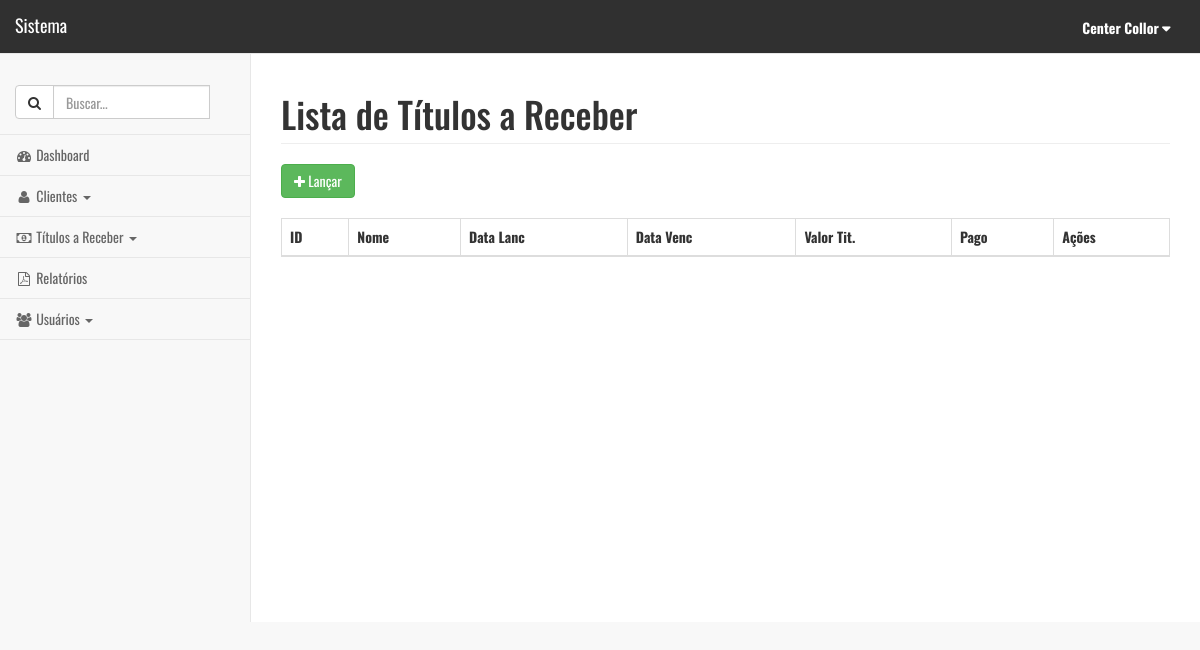
The page /administrativo.php?link=37 (signed in) on the database as committed earlier.
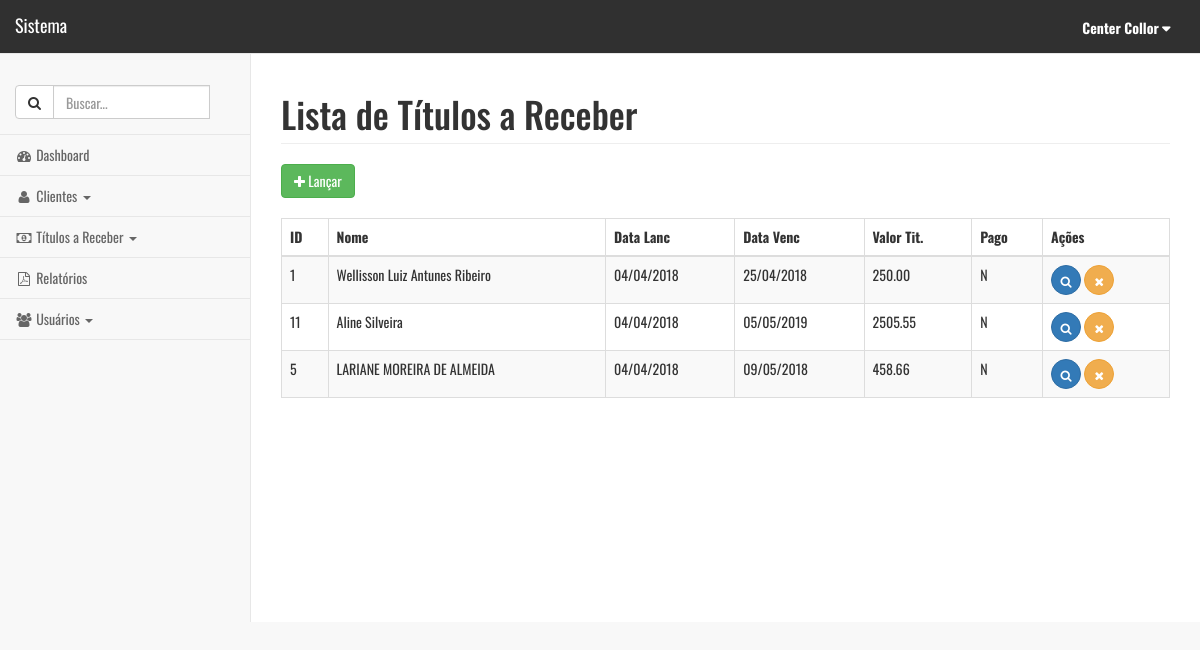
The same page on the database as committed later.
### tables this page shows
CREATE TABLE `titulos_rec` (
  `id` int(11) NOT NULL,
  `id_cliente` int(11) NOT NULL,
  `data_lanc` date NOT NULL,
  `data_venc` date NOT NULL,
  `data_pag` date DEFAULT NULL,
  `num_nota` varchar(100) DEFAULT NULL,
  `valor_tit` double(11,2) NOT NULL,
  `valor_pago` double(11,2) DEFAULT NULL,
  `observacao` varchar(250) DEFAULT NULL,
  `forma_pgto` varchar(100) DEFAULT NULL,
  `pago` char(1) NOT NULL
);

CREATE TABLE `clientes` (
  `id` int(11) NOT NULL,
  `tipo_pessoa` char(1) NOT NULL,
  `nome` varchar(200) NOT NULL,
  `telefone` varchar(15) NOT NULL,
  `cnpj` varchar(18) NOT NULL,
  `situacao` char(1) NOT NULL,
  `data_cadastro` date NOT NULL,
  `observacao` text,
  `contato` varchar(100) DEFAULT NULL,
  `email` varchar(100) DEFAULT NULL,
  `senhas` text,
  `valor_total` decimal(10,2) NOT NULL DEFAULT '0.00',
  `tipo_servico` int(1) NOT NULL DEFAULT '3'
);

### listar_titulos.php (the view, shortened to what this page needs)
<?php
    $sql = "SELECT  a.data_lanc, a.data_venc, a.id, a.id_cliente, a.pago, a.valor_tit, b.id, b.nome
    FROM
        titulos_rec a
    INNER JOIN
        clientes b on (b.id = a.id_cliente)";
    $resultado = mysqli_query($con, $sql);
?>
    <div id="page-wrapper">
        <div class="row">
            <div class="col-lg-12">
                <h1 class="page-header">Lista de Títulos a Receber</h1>
            </div>
        </div>
        <div class="row">
			<div class="col-md-6" style="text-align: left;">
				<a href="administrativo.php?link=38"><button type='button' class='btn btn-success'><i class="fa fa-plus"></i> Lançar</button></a>
			</div>
		</div>
		<br>
		<div class="row">
			<div class="col-md-12">
				<div class="dataTable_wrapper">
				  	<table class="table table-striped table-bordered table-hover" id="table-titulos">
						<thead>
						 	<tr>
								<th>ID</th>
								<th>Nome</th>
								<th>Data Lanc</th>
								<th>Data Venc</th>
                                <th>Valor Tit.</th>
                                <th>Pago</th>
								<th>Ações</th>
						  	</tr>
						</thead>
						<tbody>
							<?php
								while($linhas = mysqli_fetch_array($resultado)){
									$data_lanc   = strtotime($linhas['data_lanc']);
									$ndata_lanc  = date('d/m/Y', $data_lanc);
									$data_venc   = strtotime($linhas['data_venc']);
									$ndata_venc  = date('d/m/Y', $data_venc);
									echo "<tr>";
                                        echo "<td>".$linhas['id']."</td>";
                                        echo "<td>".$linhas['nome']."</td>";
                                        echo "<td>".$ndata_lanc."</td>";
                                        echo "<td>".$ndata_venc."</td>";
                                        echo "<td>".$linhas['valor_tit']."</td>";
                                        echo "<td>".$linhas['pago']."</td>";
										?>
										<td>
											<a href='administrativo.php?link=39&id=<?php echo $linhas['id']; ?>' title='Editar'><button type="button" class="btn btn-primary btn-circle"><i class="fa fa-search"></i></button></a>
											<a href='processa/proc_apagar_titulos.php?id=<?php echo $linhas['id']; ?>' title='Excluir'><button type="button" class="btn btn-warning btn-circle"><i class="fa fa-times"></i></button></a>
                                        </td>
										<?php
									echo "</tr>";
								}
							?>
						</tbody>
					</table>
				</div>
			</div>
		</div>
	</div>

Rows that differ between the two databases and show on the page:
added titulos_rec: id_cliente "1", id_cliente.nome "Wellisson Luiz Antunes Ribeiro", data_lanc "04/04/2018", data_venc "25/04/2018", valor_tit "250.00", pago "N"
added titulos_rec: id_cliente "11", id_cliente.nome "Aline Silveira", data_lanc "04/04/2018", data_venc "05/05/2019", valor_tit "2505.55", pago "N"
added titulos_rec: id_cliente "5", id_cliente.nome "LARIANE MOREIRA DE ALMEIDA", data_lanc "04/04/2018", data_venc "09/05/2018", valor_tit "458.66", pago "N"
